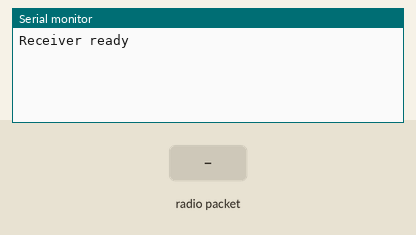
Recording of a sketch running on a simulated Arduino Uno, built with avr-gcc and run on an emulated ATmega328P. Parts: the last lines printed to the serial monitor. The inputs (shaded band) are chosen by the test bench. No radio packets arrive unless stated.

Above: at 1.2 s.
1.3 s: radio packet "1" arrives
At 1.6 s:
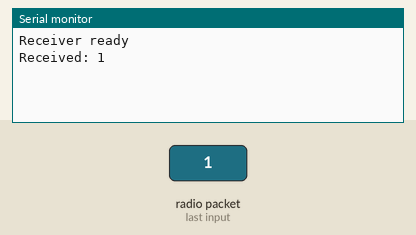
2.8 s: radio packet "0" arrives
At 4.0 s:
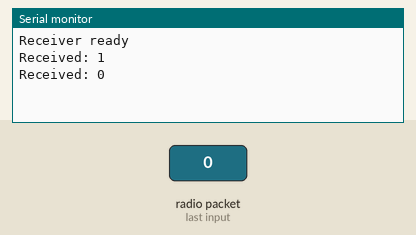
4.3 s: radio packet "2" arrives
At 5.1 s:
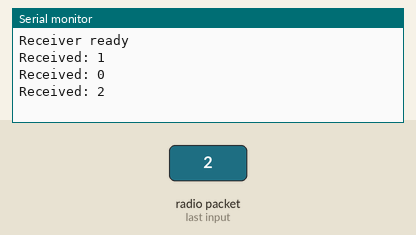

The sketch:

NRF24L01_Reciever.ino
```cpp
#include <SPI.h>
#include <RF24.h>

RF24 radio(7, 8); // CE, CSN

const byte address[6] = "00001";

void setup() {
  Serial.begin(9600);

  if (!radio.begin()) {
    Serial.println("NRF24L01 not detected!");
    while (1) {}
  }

  radio.openReadingPipe(0, address);
  radio.setPALevel(RF24_PA_LOW);
  radio.startListening(); // set as receiver

  Serial.println("Receiver ready");
}

void loop() {
  if (radio.available()) {
    char text[32] = "";
    radio.read(&text, sizeof(text));
    Serial.print("Received: ");
    Serial.println(text);
  }
}
```

Measured:
- after the input at 1.3 s, the serial monitor: prints a new line at once (image 1)
- after the input at 2.8 s, the serial monitor: prints a new line at once (image 2)
- after the input at 4.3 s, the serial monitor: prints a new line at once (image 3)
